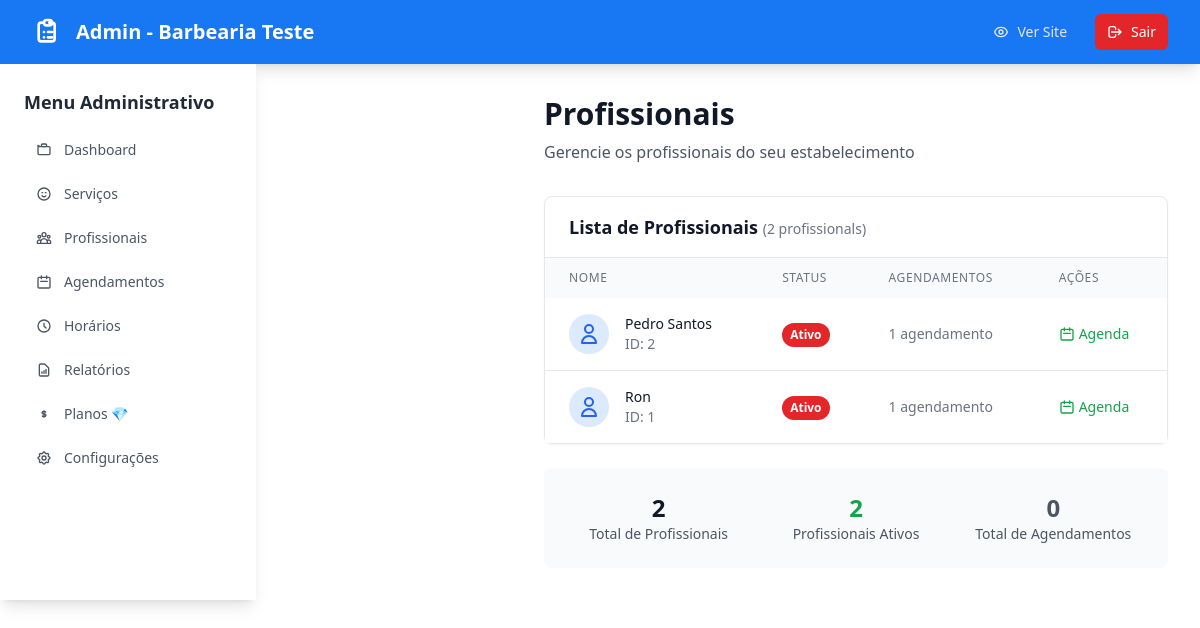
The page /teste-barbearia/admin/profissionais/ (signed in) on the database its author committed.
### barbearias/models.py (models this page shows, shortened)
class Barbearia(models.Model):
    TEMAS_CHOICES = [
        ('classico', 'Clássico (Azul e Branco)'),
        ('moderno', 'Moderno (Preto e Dourado)'),
        ('elegante', 'Elegante (Cinza e Verde)'),
        ('vibrante', 'Vibrante (Roxo e Rosa)'),
        ('rustico', 'Rústico (Marrom e Laranja)'),
        ('minimalista', 'Minimalista (Branco e Preto)'),
        ('tropical', 'Tropical (Verde e Azul)'),
        ('vintage', 'Vintage (Sépia e Bege)'),
    ]
    nome = models.CharField(max_length=200)
    endereco = models.TextField()
    telefone = models.CharField(max_length=20)
    email_notificacoes = models.EmailField(blank=True, null=True, help_text="Email para receber notificações de novos agendamentos")
    slug = models.SlugField(unique=True, max_length=200)
    usuario = models.OneToOneField(User, on_delete=models.CASCADE)
    plano = models.ForeignKey(Plano, on_delete=models.PROTECT, null=True, blank=True, help_text="Plano de assinatura do estabelecimento")
    ativa = models.BooleanField(default=True)
    tema = models.CharField(max_length=20, choices=TEMAS_CHOICES, default='classico', help_text="Tema visual do estabelecimento")
    criada_em = models.DateTimeField(auto_now_add=True)
    class Meta:
        verbose_name = "Estabelecimento"
        verbose_name_plural = "Estabelecimentos"

class Profissional(models.Model):
    nome = models.CharField(max_length=200)
    barbearia = models.ForeignKey(Barbearia, on_delete=models.CASCADE, related_name='profissionais')
    ativo = models.BooleanField(default=True)
    criado_em = models.DateTimeField(auto_now_add=True)
    class Meta:
        verbose_name = "Profissional"
        verbose_name_plural = "Profissionais"

### barbearias/views.py (the view)
    def _wrapped_view(request, slug, *args, **kwargs):
        if not request.user.is_authenticated:
            messages.info(request, 'Faça login para acessar a área administrativa.')
            return redirect('barbearias:admin_login', slug=slug)
        try:
            barbearia = Barbearia.objects.get(slug=slug, ativa=True)
            if barbearia.usuario != request.user:
                messages.error(request, 'Você não tem permissão para acessar esta barbearia.')
                logout(request)
                return redirect('barbearias:admin_login', slug=slug)
        except Barbearia.DoesNotExist:
            messages.error(request, 'Barbearia não encontrada.')
            return redirect('barbearias:redirect_to_default')
        return view_func(request, slug, *args, **kwargs)

### templates/barbearias/admin/profissionais_lista.html (shortened to what this page needs)
{% extends 'barbearias/admin/base_admin.html' %}
{% block content %}
<div class="mb-8">
    <div class="flex justify-between items-center">
        <div>
            <h1 class="text-3xl font-bold text-gray-900 mb-2">Profissionais</h1>
            <p class="text-gray-600">Gerencie os profissionais do seu estabelecimento</p>
        </div>
    </div>
</div>
{% if profissionais %}
    <div class="bg-white rounded-lg shadow-sm border border-gray-200">
        <div class="px-6 py-4 border-b border-gray-200">
            <h3 class="text-lg font-semibold text-gray-900">
                Lista de Profissionais
                <span class="text-sm font-normal text-gray-500">({{ profissionais|length }} profissional{{ profissionais|length|pluralize:"s" }})</span>
            </h3>
        </div>
        <div class="hidden md:block overflow-x-auto">
            <table class="w-full">
                <thead class="bg-gray-50">
                    <tr>
                        <th class="px-6 py-3 text-left text-xs font-medium text-gray-500 uppercase tracking-wider">Nome</th>
                        <th class="px-6 py-3 text-left text-xs font-medium text-gray-500 uppercase tracking-wider">Status</th>
                        <th class="px-6 py-3 text-left text-xs font-medium text-gray-500 uppercase tracking-wider">Agendamentos</th>
                        <th class="px-6 py-3 text-left text-xs font-medium text-gray-500 uppercase tracking-wider">Ações</th>
                    </tr>
                </thead>
                <tbody class="bg-white divide-y divide-gray-200">
                    {% for profissional in profissionais %}
                        <tr class="hover:bg-gray-50">
                            <td class="px-6 py-4 whitespace-nowrap">
                                <div class="flex items-center">
                                    <div class="h-10 w-10 bg-blue-100 rounded-full flex items-center justify-center mr-4">
                                        <svg class="h-6 w-6 text-blue-600" fill="none" stroke="currentColor" viewBox="0 0 24 24">
                                            <path stroke-linecap="round" stroke-linejoin="round" stroke-width="2" d="M16 7a4 4 0 11-8 0 4 4 0 018 0zM12 14a7 7 0 00-7 7h14a7 7 0 00-7-7z"></path>
                                        </svg>
                                    </div>
                                    <div>
                                        <div class="text-sm font-medium text-gray-900">{{ profissional.nome }}</div>
                                        <div class="text-sm text-gray-500">ID: {{ profissional.id }}</div>
                                    </div>
                                </div>
                            </td>
                            <td class="px-6 py-4 whitespace-nowrap">
                                {% if profissional.ativo %}
                                    <span class="inline-flex px-2 py-1 text-xs font-semibold rounded-full text-white" style="background-color: #E2262A;">
                                        Ativo
                                    </span>
                                {% else %}
                                    <span class="inline-flex px-2 py-1 text-xs font-semibold rounded-full bg-red-100 text-red-800">
                                        Inativo
                                    </span>
                                {% endif %}
                            </td>
                            <td class="px-6 py-4 whitespace-nowrap text-sm text-gray-500">
                                {{ profissional.agendamento_set.count }} agendamento{{ profissional.agendamento_set.count|pluralize }}
                            </td>
                            <td class="px-6 py-4 whitespace-nowrap text-sm font-medium">
                                <div class="flex space-x-3">
                                    <a href="{% url 'barbearias:admin_agenda_profissional' barbearia.slug profissional.id %}"
                                       class="text-green-600 hover:text-green-900 transition-colors flex items-center">
                                        <svg class="w-4 h-4 mr-1" fill="none" stroke="currentColor" viewBox="0 0 24 24">
                                            <path stroke-linecap="round" stroke-linejoin="round" stroke-width="2" d="M8 7V3m8 4V3m-9 8h10M5 21h14a2 2 0 002-2V7a2 2 0 00-2-2H5a2 2 0 00-2 2v12a2 2 0 002 2z"></path>
                                        </svg>
                                        Agenda
                                    </a>
                                </div>
                            </td>
                        </tr>
                    {% endfor %}
                </tbody>
            </table>
        </div>
    </div>
    <div class="mt-6 bg-gray-50 rounded-lg p-6">
        <div class="grid grid-cols-1 md:grid-cols-3 gap-4">
            <div class="text-center">
                <div class="text-2xl font-bold text-gray-900">{{ profissionais|length }}</div>
                <div class="text-sm text-gray-600">Total de Profissionais</div>
            </div>
            <div class="text-center">
                <div class="text-2xl font-bold text-green-600">
                    {% with ativos=profissionais|dictsort:"ativo"|dictsortreversed:"ativo" %}
                        {{ ativos|length }}
                    {% endwith %}
                </div>
                <div class="text-sm text-gray-600">Profissionais Ativos</div>
            </div>
            <div class="text-center">
                <div class="text-2xl font-bold text-gray-600">
                    {% with total_agendamentos=0 %}
                        {{ total_agendamentos }}
                    {% endwith %}
                </div>
                <div class="text-sm text-gray-600">Total de Agendamentos</div>
            </div>
        </div>
    </div>
{% endif %}
{% endblock %}

### templates/barbearias/admin/base_admin.html (shortened to what this page needs)
{% load plano_tags %}
<!DOCTYPE html>
<html lang="pt-br">
<head>
    <script src="https://cdn.tailwindcss.com"></script>
</head>
<body class="min-h-screen" style="background-color: #FFFFFF;">
    <nav class="text-white shadow-lg" style="background-color: #1877F2;">
        <div class="max-w-7xl mx-auto px-4 sm:px-6 lg:px-8">
            <div class="flex justify-between items-center h-16">
                <div class="flex items-center">
                    <a href="{% url 'barbearias:admin_dashboard' barbearia.slug %}" class="flex items-center text-white hover:text-gray-200 transition-colors">
                        <span class="text-xl font-bold">Admin - {{ barbearia.nome }}</span>
                    </a>
                </div>
                <div class="flex items-center space-x-4">
                    <a href="{% url 'barbearias:mini_site' barbearia.slug %}"
                       class="flex items-center px-3 py-2 rounded-md text-sm font-medium text-gray-200 hover:text-white hover:bg-blue-700 transition-colors" style="background-color: #1877F2;">
                        Ver Site
                    </a>
                    <a href="{% url 'barbearias:admin_logout' barbearia.slug %}"
                       class="flex items-center px-3 py-2 rounded-md text-sm font-medium text-white transition-colors" style="background-color: #E2262A;">
                        <svg class="w-4 h-4 mr-2" fill="none" stroke="currentColor" viewBox="0 0 24 24">
                            <path stroke-linecap="round" stroke-linejoin="round" stroke-width="2" d="M17 16l4-4m0 0l-4-4m4 4H7m6 4v1a3 3 0 01-3 3H6a3 3 0 01-3-3V7a3 3 0 013-3h4a3 3 0 013 3v1"></path>
                        </svg>
                        Sair
                    </a>
                </div>
            </div>
        </div>
    </nav>
    <div class="flex">
        <div id="sidebar" class="fixed inset-y-0 left-0 w-64 bg-white shadow-lg transform -translate-x-full transition-transform duration-300 ease-in-out z-50 lg:relative lg:translate-x-0 lg:block">
            <div class="p-6">
                <h3 class="text-lg font-semibold text-gray-800 mb-4">Menu Administrativo</h3>
                <nav class="space-y-2">
                    <a href="{% url 'barbearias:admin_dashboard' barbearia.slug %}"
                       class="flex items-center px-3 py-2 rounded-md text-sm font-medium {% if request.resolver_match.url_name == 'admin_dashboard' %}text-white{% else %}text-gray-600 hover:text-white{% endif %} transition-colors" style="background-color: {% if request.resolver_match.url_name == 'admin_dashboard' %}#1877F2{% else %}transparent{% endif %};">
                        Dashboard
                    </a>
                    <a href="{% url 'barbearias:admin_servicos_lista' barbearia.slug %}"
                       class="flex items-center px-3 py-2 rounded-md text-sm font-medium {% if 'servico' in request.resolver_match.url_name %}text-white{% else %}text-gray-600 hover:text-white{% endif %} transition-colors" style="background-color: {% if 'servico' in request.resolver_match.url_name %}#1877F2{% else %}transparent{% endif %};">
                        <svg class="w-4 h-4 mr-3" fill="none" stroke="currentColor" viewBox="0 0 24 24">
                            <path stroke-linecap="round" stroke-linejoin="round" stroke-width="2" d="M14.828 14.828a4 4 0 01-5.656 0M9 10h1m4 0h1m-6 4h.01M21 12a9 9 0 11-18 0 9 9 0 0118 0z"></path>
                        </svg>
                        Serviços
                    </a>
                    <a href="{% url 'barbearias:admin_profissionais_lista' barbearia.slug %}"
                       class="flex items-center px-3 py-2 rounded-md text-sm font-medium {% if 'profissional' in request.resolver_match.url_name %}text-white{% else %}text-gray-600 hover:text-white{% endif %} transition-colors" style="background-color: {% if 'profissional' in request.resolver_match.url_name %}#1877F2{% else %}transparent{% endif %};">
                        Profissionais
                    </a>
                    <a href="{% url 'barbearias:admin_agendamentos_lista' barbearia.slug %}"
                       class="flex items-center px-3 py-2 rounded-md text-sm font-medium {% if 'agendamento' in request.resolver_match.url_name %}text-white{% else %}text-gray-600 hover:text-white{% endif %} transition-colors" style="background-color: {% if 'agendamento' in request.resolver_match.url_name %}#1877F2{% else %}transparent{% endif %};">
                        <svg class="w-4 h-4 mr-3" fill="none" stroke="currentColor" viewBox="0 0 24 24">
                            <path stroke-linecap="round" stroke-linejoin="round" stroke-width="2" d="M8 7V3m8 4V3m-9 8h10M5 21h14a2 2 0 002-2V7a2 2 0 00-2-2H5a2 2 0 00-2 2v12a2 2 0 002 2z"></path>
                        </svg>
                        Agendamentos
                    </a>
                    <a href="{% url 'barbearias:admin_horarios_funcionamento' barbearia.slug %}"
                       class="flex items-center px-3 py-2 rounded-md text-sm font-medium {% if 'horarios' in request.resolver_match.url_name %}text-white{% else %}text-gray-600 hover:text-white{% endif %} transition-colors" style="background-color: {% if 'horarios' in request.resolver_match.url_name %}#1877F2{% else %}transparent{% endif %};">
                        <svg class="w-4 h-4 mr-3" fill="none" stroke="currentColor" viewBox="0 0 24 24">
                            <path stroke-linecap="round" stroke-linejoin="round" stroke-width="2" d="M12 8v4l3 3m6-3a9 9 0 11-18 0 9 9 0 0118 0z"></path>
                        </svg>
                        Horários
                    </a>
                    {% if barbearia|tem_permissao_plano:"relatorios_basicos" %}
                    <a href="{% url 'barbearias:admin_relatorios' barbearia.slug %}"
                       class="flex items-center px-3 py-2 rounded-md text-sm font-medium {% if 'relatorios' in request.resolver_match.url_name %}text-white{% else %}text-gray-600 hover:text-white{% endif %} transition-colors" style="background-color: {% if 'relatorios' in request.resolver_match.url_name %}#1877F2{% else %}transparent{% endif %};">
                        <svg class="w-4 h-4 mr-3" fill="none" stroke="currentColor" viewBox="0 0 24 24">
                            <path stroke-linecap="round" stroke-linejoin="round" stroke-width="2" d="M9 17v-2m3 2v-4m3 4v-6m2 10H7a2 2 0 01-2-2V5a2 2 0 012-2h5.586a1 1 0 01.707.293l5.414 5.414a1 1 0 01.293.707V19a2 2 0 01-2 2z"></path>
                        </svg>
                        Relatórios
                    </a>
                    {% endif %}
                    <a href="{% url 'barbearias:admin_planos' barbearia.slug %}"
                       class="flex items-center px-3 py-2 rounded-md text-sm font-medium {% if 'planos' in request.resolver_match.url_name %}text-white{% else %}text-gray-600 hover:text-white{% endif %} transition-colors" style="background-color: {% if 'planos' in request.resolver_match.url_name %}#1877F2{% else %}transparent{% endif %};">
                        <svg class="w-4 h-4 mr-3" fill="none" stroke="currentColor" viewBox="0 0 24 24">
                            <path stroke-linecap="round" stroke-linejoin="round" stroke-width="2" d="M12 8c-1.657 0-3 .895-3 2s1.343 2 3 2 3 .895 3 2-1.343 2-3 2m0-8c1.11 0 2.08.402 2.599 1M12 8V7m0 1v8m0 0v1m0-1c-1.11 0-2.08-.402-2.599-1"></path>
                        </svg>
                        Planos 💎
                    </a>
                    <a href="{% url 'barbearias:admin_configuracoes' barbearia.slug %}"
                       class="flex items-center px-3 py-2 rounded-md text-sm font-medium {% if 'configuracoes' in request.resolver_match.url_name %}text-white{% else %}text-gray-600 hover:text-white{% endif %} transition-colors" style="background-color: {% if 'configuracoes' in request.resolver_match.url_name %}#1877F2{% else %}transparent{% endif %};">
                        Configurações
                    </a>
                </nav>
            </div>
        </div>
        <div class="flex-1 p-8 lg:ml-64">
            {% block content %}
            {% endblock %}
        </div>
    </div>
</body>

### rows shown on the page
Barbearia: nome "Barbearia Teste"
Profissional: nome "Pedro Santos", id "2", ativo "Ativo", agendamento_set.count "1"
Profissional: nome "Ron", id "1", ativo "Ativo", agendamento_set.count "1"

### other values the page prints
{{ profissionais|length }} "2"
{{ ativos|length }} "2"
{{ total_agendamentos }} "0"
